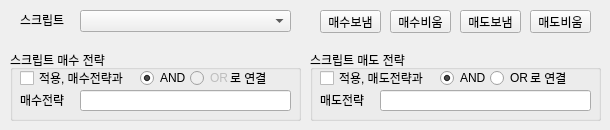
       <widget class="QWidget" name="tab_11">
        <attribute name="title">
         <string>스크립트</string>
        </attribute>
        <widget class="QGroupBox" name="groupBox_20">
         <property name="geometry">
          <rect>
           <x>10</x>
           <y>50</y>
           <width>291</width>
           <height>71</height>
          </rect>
         </property>
         <property name="title">
          <string>스크립트 매수 전략</string>
         </property>
         <widget class="QCheckBox" name="chkScriptBuy">
          <property name="enabled">
           <bool>true</bool>
          </property>
          <property name="geometry">
           <rect>
            <x>10</x>
            <y>20</y>
            <width>111</width>
            <height>16</height>
           </rect>
          </property>
          <property name="text">
           <string>적용, 매수전략과</string>
          </property>
          <property name="checkable">
           <bool>true</bool>
          </property>
          <property name="checked">
           <bool>false</bool>
          </property>
         </widget>
         <widget class="QLineEdit" name="ledScriptBuy">
          <property name="enabled">
           <bool>true</bool>
          </property>
          <property name="geometry">
           <rect>
            <x>70</x>
            <y>40</y>
            <width>211</width>
            <height>21</height>
           </rect>
          </property>
          <property name="styleSheet">
           <string notr="true">color:blue</string>
          </property>
          <property name="readOnly">
           <bool>true</bool>
          </property>
         </widget>
         <widget class="QRadioButton" name="rbScriptBuyAnd">
          <property name="geometry">
           <rect>
            <x>130</x>
            <y>20</y>
            <width>51</width>
            <height>16</height>
           </rect>
          </property>
          <property name="text">
           <string>AND</string>
          </property>
          <property name="checked">
           <bool>true</bool>
          </property>
         </widget>
         <widget class="QRadioButton" name="rbScriptBuyOr">
          <property name="enabled">
           <bool>false</bool>
          </property>
          <property name="geometry">
           <rect>
            <x>180</x>
            <y>20</y>
            <width>41</width>
            <height>16</height>
           </rect>
          </property>
          <property name="text">
           <string>OR</string>
          </property>
         </widget>
         <widget class="QLabel" name="label_39">
          <property name="geometry">
           <rect>
            <x>10</x>
            <y>40</y>
            <width>51</width>
            <height>20</height>
           </rect>
          </property>
          <property name="text">
           <string>매수전략</string>
          </property>
          <property name="alignment">
           <set>Qt::AlignLeading|Qt::AlignLeft|Qt::AlignVCenter</set>
          </property>
         </widget>
         <widget class="QLabel" name="label_40">
          <property name="geometry">
           <rect>
            <x>220</x>
            <y>18</y>
            <width>51</width>
            <height>20</height>
           </rect>
          </property>
          <property name="text">
           <string>로 연결</string>
          </property>
          <property name="alignment">
           <set>Qt::AlignLeading|Qt::AlignLeft|Qt::AlignVCenter</set>
          </property>
         </widget>
        </widget>
        <widget class="QPushButton" name="btnScriptBuy">
         <property name="geometry">
          <rect>
           <x>320</x>
           <y>10</y>
           <width>61</width>
           <height>23</height>
          </rect>
         </property>
         <property name="text">
          <string>매수보냄</string>
         </property>
        </widget>
        <widget class="QComboBox" name="cbScript">
         <property name="geometry">
          <rect>
           <x>80</x>
           <y>10</y>
           <width>211</width>
           <height>22</height>
          </rect>
         </property>
        </widget>
        <widget class="QGroupBox" name="groupBox_21">
         <property name="geometry">
          <rect>
           <x>310</x>
           <y>50</y>
           <width>291</width>
           <height>71</height>
          </rect>
         </property>
         <property name="title">
          <string>스크립트 매도 전략</string>
         </property>
         <widget class="QCheckBox" name="chkScriptSell">
          <property name="enabled">
           <bool>true</bool>
          </property>
          <property name="geometry">
           <rect>
            <x>10</x>
            <y>20</y>
            <width>111</width>
            <height>16</height>
           </rect>
          </property>
          <property name="text">
           <string>적용, 매도전략과</string>
          </property>
          <property name="checkable">
           <bool>true</bool>
          </property>
          <property name="checked">
           <bool>false</bool>
          </property>
         </widget>
         <widget class="QLineEdit" name="ledScriptSell">
          <property name="enabled">
           <bool>true</bool>
          </property>
          <property name="geometry">
           <rect>
            <x>70</x>
            <y>40</y>
            <width>211</width>
            <height>21</height>
           </rect>
          </property>
          <property name="styleSheet">
           <string notr="true">color:blue</string>
          </property>
          <property name="readOnly">
           <bool>true</bool>
          </property>
         </widget>
         <widget class="QRadioButton" name="rbScriptSellAnd">
          <property name="geometry">
           <rect>
            <x>130</x>
            <y>20</y>
            <width>51</width>
            <height>16</height>
           </rect>
          </property>
          <property name="text">
           <string>AND</string>
          </property>
          <property name="checked">
           <bool>true</bool>
          </property>
         </widget>
         <widget class="QRadioButton" name="rbScriptSellOr">
          <property name="geometry">
           <rect>
            <x>180</x>
            <y>20</y>
            <width>41</width>
            <height>16</height>
           </rect>
          </property>
          <property name="text">
           <string>OR</string>
          </property>
         </widget>
         <widget class="QLabel" name="label_41">
          <property name="geometry">
           <rect>
            <x>10</x>
            <y>40</y>
            <width>51</width>
            <height>20</height>
           </rect>
          </property>
          <property name="text">
           <string>매도전략</string>
          </property>
          <property name="alignment">
           <set>Qt::AlignLeading|Qt::AlignLeft|Qt::AlignVCenter</set>
          </property>
         </widget>
         <widget class="QLabel" name="label_42">
          <property name="geometry">
           <rect>
            <x>220</x>
            <y>18</y>
            <width>51</width>
            <height>20</height>
           </rect>
          </property>
          <property name="text">
           <string>로 연결</string>
          </property>
          <property name="alignment">
           <set>Qt::AlignLeading|Qt::AlignLeft|Qt::AlignVCenter</set>
          </property>
         </widget>
        </widget>
        <widget class="QPushButton" name="btnScriptSell">
         <property name="geometry">
          <rect>
           <x>460</x>
           <y>10</y>
           <width>61</width>
           <height>23</height>
          </rect>
         </property>
         <property name="text">
          <string>매도보냄</string>
         </property>
        </widget>
        <widget class="QLabel" name="label_43">
         <property name="geometry">
          <rect>
           <x>20</x>
           <y>10</y>
           <width>51</width>
           <height>20</height>
          </rect>
         </property>
         <property name="text">
          <string>스크립트</string>
         </property>
         <property name="alignment">
          <set>Qt::AlignLeading|Qt::AlignLeft|Qt::AlignVCenter</set>
         </property>
        </widget>
        <widget class="QPushButton" name="btnScriptBuyClear">
         <property name="geometry">
          <rect>
           <x>390</x>
           <y>10</y>
           <width>61</width>
           <height>23</height>
          </rect>
         </property>
         <property name="text">
          <string>매수비움</string>
         </property>
        </widget>
        <widget class="QPushButton" name="btnScriptSellClear">
         <property name="geometry">
          <rect>
           <x>530</x>
           <y>10</y>
           <width>61</width>
           <height>23</height>
          </rect>
         </property>
         <property name="text">
          <string>매도비움</string>
         </property>
        </widget>
       </widget>
